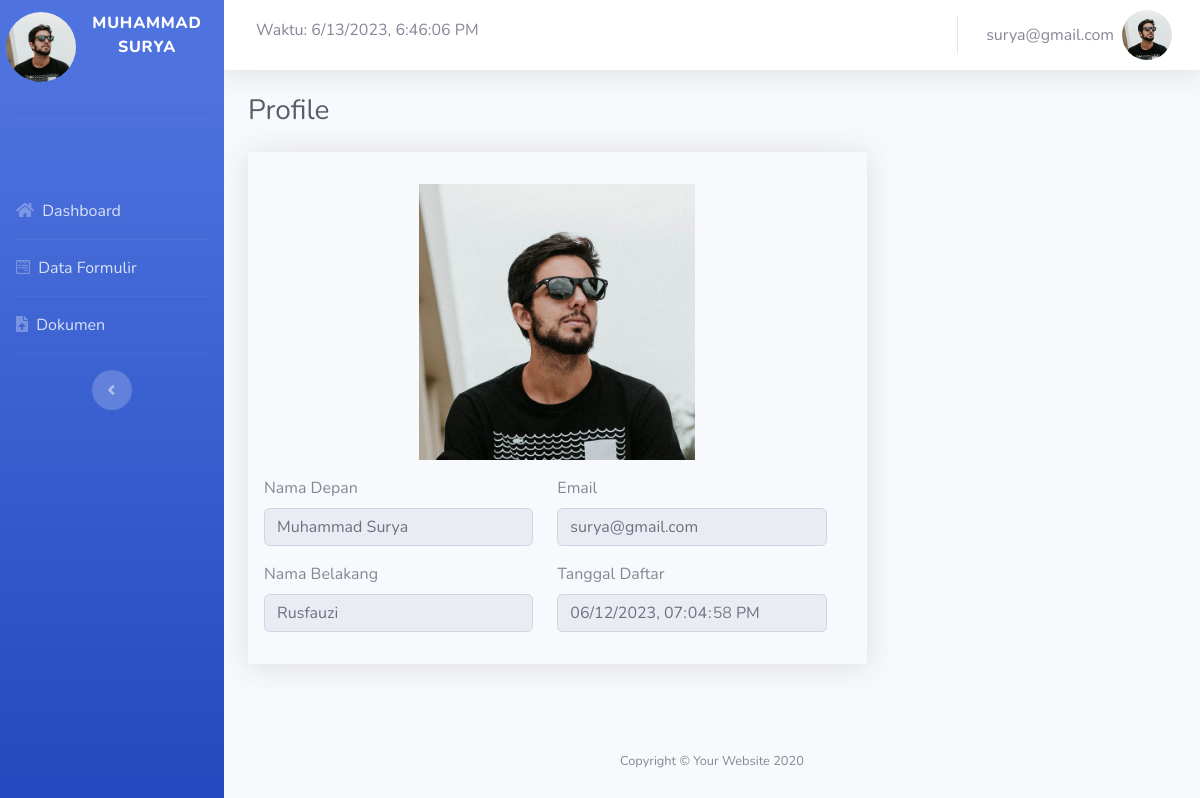
Page /client/profile.php (signed in) on the committed database.
### tables this page shows
CREATE TABLE `user` (
  `userid` int(11) NOT NULL,
  `nm_dpn` text NOT NULL,
  `nm_blkg` text NOT NULL,
  `user_email` varchar(30) NOT NULL,
  `password` varchar(255) NOT NULL,
  `foto` text DEFAULT NULL,
  `tgl_daftar` timestamp NOT NULL DEFAULT current_timestamp()
);

### functions.php (called while the page is built, shortened)
<?php
$conn = mysqli_connect("localhost", "root", "", "ppdb1");
function query($query)
{
  global $conn;
  $result = mysqli_query($conn, $query);
  $rows = [];
  while ($row = mysqli_fetch_assoc($result)) {
    $rows[] = $row;
  }
  return $rows;
}

### client/profile.php (the view, shortened to what this page needs)
<?php
require "../functions.php";
$id = $_SESSION['id'];
$user = query("SELECT * FROM user WHERE userid = '$id'")[0];
$cek = query("SELECT COUNT(*) AS cek FROM pendaftar WHERE userid = '$id'");
$cekResult = $cek[0]['cek'];
?>
<!DOCTYPE html>
<html lang="en">
<head>
  <link href="https://cdn.jsdelivr.net/npm/bootstrap@5.3.0-alpha3/dist/css/bootstrap.min.css" rel="stylesheet">
  <link href="../vendor/fontawesome-free/css/all.min.css" rel="stylesheet" type="text/css" />
  <link href="../assets/css/sb-admin-2.css" rel="stylesheet" />
</head>
<body id="page-top">
  <div id="wrapper">
    <ul class="navbar-nav bg-gradient-primary sidebar sidebar-dark accordion" id="accordionSidebar">
      <a class="sidebar-brand d-flex align-items-center justify-content-center" href="#">
        <div class="sidebar-brand-icon mt-4">
          <?php if (!empty($user["foto"]) && file_exists('../assets/img/' . $user["foto"])) : ?>
            <img src="../assets/img/<?= $user["foto"]; ?>" style="width: 70px; height: 70px" class="rounded-circle" alt="">
          <?php else : ?>
            <img src="../assets/img/person_2.jpg" style="width: 70px; height: 70px" class="rounded-circle" alt="">
          <?php endif; ?>
        </div>
        <div class="sidebar-brand-text mx-3"><?= $user["nm_dpn"]; ?></div>
      </a>
      <hr class="sidebar-divider mt-5" />
      <li class="nav-item mt-5">
        <a class="nav-link" href="home.php">
          <i class=" fas fa-home"></i>
          <span>Dashboard</span></a>
      </li>
      <hr class="sidebar-divider my-0" />
      <li class="nav-item">
        <a class="nav-link" href="form.php">
          <i class="fab fa-wpforms"></i>
          <span>Data Formulir</span></a>
      </li>
      <hr class="sidebar-divider my-0" />
      <li class="nav-item">
        <?php if ($cekResult > 0) : ?>
          <a class="nav-link" href="doc.php">
          <?php else : ?>
            <a class="nav-link" onclick="showSuccessAlert()">
            <?php endif; ?>
            <i class="fas fa-file-upload"></i>
            <span>Dokumen</span></a>
      </li>
      <hr class="sidebar-divider" />
      <div class="text-center d-none d-md-inline">
        <button class="rounded-circle border-0" id="sidebarToggle"></button>
      </div>
    </ul>
    <div id="content-wrapper" class="d-flex flex-column">
      <div id="content">
        <nav class="navbar navbar-expand navbar-light bg-white topbar mb-4 static-top shadow">
          <form class="mr-auto ml-md-3 my-auto ">
            <h5 id="time"></h5>
          </form>
          <ul class="navbar-nav ml-auto">
            <li class="nav-item dropdown no-arrow">
              <a class="nav-link dropdown-toggle" href="#" id="userDropdown" role="button" data-toggle="dropdown" aria-haspopup="true" aria-expanded="false">
                <span class="mr-2 d-none d-lg-inline text-gray-600 "><?= $_SESSION["email"]; ?></span>
                <?php if (!empty($user["foto"]) && file_exists('../assets/img/' . $user["foto"])) : ?>
                  <img src="../assets/img/<?= $user["foto"]; ?>" style="width: 50px; height: 50px" class="rounded-circle" alt="">
                <?php else : ?>
                  <img src="../assets/img/person_2.jpg" style="width: 50px; height: 50px" class="rounded-circle" alt="">
                <?php endif; ?>
              </a>
            </li>
          </ul>
        </nav>
        <div class="container-fluid">
          <h1 class="h3 mb-4 text-gray-800">Profile</h1>
          <form class="shadow col-lg-8 col-md-11 p-3">
            <div class="row">
              <?php
              $foto = $user["foto"];
              $pathFoto = '../assets/img/' . $foto;
              if (!empty($foto) && file_exists($pathFoto)) {
              ?>
                <img src="../assets/img/<?= $foto; ?>" style="width: 300px; height: fit-content" class="mx-auto my-3" alt="">
              <?php
              } else {
              ?>
                <img src="../assets/img/person_2.jpg" style="width: 300px; height: fit-content" class="mx-auto my-3" alt="">
              <?php
              }
              ?>
              <div class="row">
                <div class="col-md-6">
                  <div class="mb-3">
                    <label for="exampleInputEmail1" class="form-label">Nama Depan</label>
                    <input type="email" class="form-control" id="exampleInputEmail1" aria-describedby="emailHelp" value="<?= $user["nm_dpn"]; ?>" disabled>
                  </div>
                  <div class="mb-3">
                    <label for="exampleInputEmail1" class="form-label">Nama Belakang</label>
                    <input type="text" class="form-control" id="exampleInputEmail1" aria-describedby="emailHelp" value="<?= $user["nm_blkg"]; ?>" disabled>
                  </div>
                </div>
                <div class="col-md-6">
                  <div class="mb-3">
                    <label for="exampleInputEmail1" class="form-label">Email</label>
                    <input type="email" class="form-control" id="exampleInputEmail1" aria-describedby="emailHelp" value="<?= $user["user_email"]; ?>" disabled>
                  </div>
                  <div class="mb-3">
                    <label for="exampleInputEmail1" class="form-label">Tanggal Daftar</label>
                    <input type="datetime-local" class="form-control" id="exampleInputEmail1" aria-describedby="emailHelp" value="<?= $user["tgl_daftar"]; ?>" disabled>
                  </div>
                </div>
              </div>
            </div>
          </form>
        </div>
      </div>
      <footer class="sticky-footer">
        <div class="container my-auto">
          <div class="copyright text-center my-auto">
            <span>Copyright &copy; Your Website 2020</span>
          </div>
        </div>
      </footer>
    </div>
  </div>
</body>
</html>

### rows in the picture
user: nm_dpn "MUHAMMAD SURYA", nm_dpn "Muhammad Surya", nm_blkg "Rusfauzi", user_email "surya@gmail.com", tgl_daftar "06/12/2023 19:04:58"

### other values in the picture
$_SESSION["email"] "surya@gmail.com"
